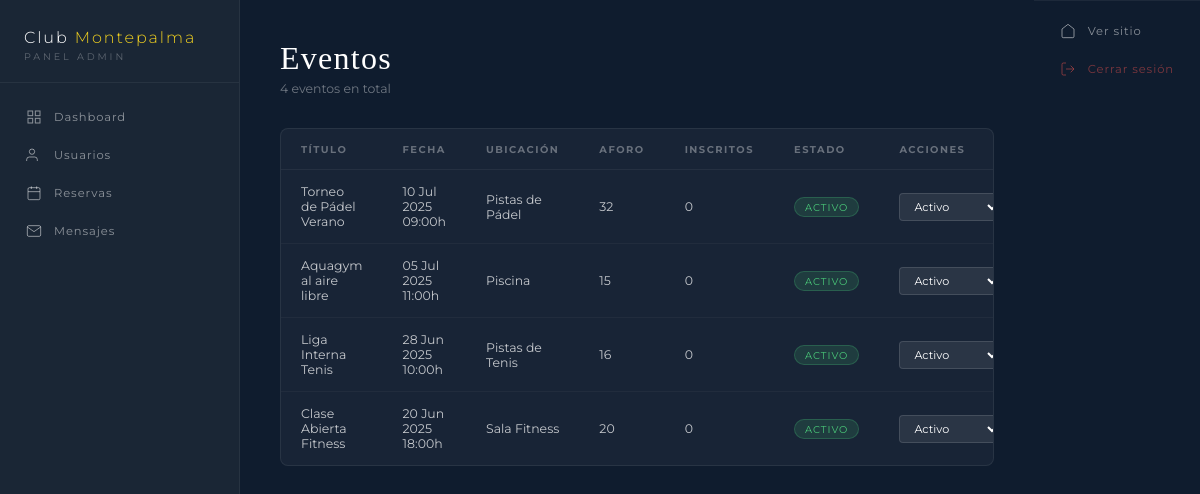
The page /admin/eventos.php (signed in) on the database its author committed.
### tables this page shows
CREATE TABLE eventos (
    id_evento    INT AUTO_INCREMENT PRIMARY KEY,
    titulo       VARCHAR(200) NOT NULL,
    descripcion  TEXT,
    fecha        DATE NOT NULL,
    hora         TIME,
    ubicacion    VARCHAR(100),
    imagen       VARCHAR(255),
    aforo_max    INT,
    estado       ENUM('activo', 'cancelado', 'completo') DEFAULT 'activo'
);

### admin/eventos.php (the view, shortened to what this page needs)
<?php
$pdo = getDB();
$eventos = $pdo->query('
    SELECT e.*, COUNT(ie.id_inscripcion) AS inscritos
    FROM eventos e
    LEFT JOIN inscripciones_eventos ie ON e.id_evento = ie.id_evento
    GROUP BY e.id_evento
    ORDER BY e.fecha DESC
')->fetchAll();
include __DIR__ . '/layout.php';
?>
<div class="admin-page-header">
    <h1>Eventos</h1>
    <p><?= count($eventos) ?> eventos en total</p>
</div>
<div class="admin-block">
    <div class="admin-table-wrap">
        <table class="admin-table">
            <thead><tr>
                <th>Título</th><th>Fecha</th><th>Ubicación</th><th>Aforo</th><th>Inscritos</th><th>Estado</th><th>Acciones</th>
            </tr></thead>
            <tbody>
            <?php foreach ($eventos as $e): ?>
            <tr>
                <td><?= htmlspecialchars($e['titulo']) ?></td>
                <td><?= date('d M Y', strtotime($e['fecha'])) ?> <?= $e['hora'] ? substr($e['hora'],0,5).'h' : '' ?></td>
                <td><?= htmlspecialchars($e['ubicacion'] ?? '—') ?></td>
                <td><?= $e['aforo_max'] ?? '∞' ?></td>
                <td><?= $e['inscritos'] ?></td>
                <td><span class="perfil-badge perfil-badge--<?= $e['estado'] === 'activo' ? 'confirmada' : 'cancelada' ?>"><?= ucfirst($e['estado']) ?></span></td>
                <td>
                    <form method="POST" style="display:inline">
                        <select name="estado" onchange="this.form.submit()" class="admin-select">
                            <?php foreach (['activo','cancelado','completo'] as $s): ?>
                            <option value="<?= $s ?>" <?= $e['estado'] === $s ? 'selected' : '' ?>><?= ucfirst($s) ?></option>
                            <?php endforeach; ?>
                        </select>
                    </form>
                </td>
            </tr>
            <?php endforeach; ?>
            </tbody>
        </table>
    </div>
</div>
<?php include __DIR__ . '/layout_end.php'; ?>

### admin/admin.css (style rules this page uses)
*, *::before, *::after { box-sizing: border-box; margin: 0; padding: 0; }
html { height: 100%; }
body.admin-body { display: flex; flex-direction: row; min-height: 100vh; background: #0f1c2e !important; color: rgba(255, 255, 255, .8); font-family: 'Montserrat', sans-serif; overflow-x: hidden; }
.admin-page-header { margin-bottom: 32px; }
.admin-page-header h1 { font-family: 'Cormorant Garamond', serif; font-size: 2rem; font-weight: 300; color: #ffffff; letter-spacing: 0.04em; }
.admin-page-header p { font-size: 0.78rem; color: rgba(255, 255, 255, .4); margin-top: 4px; }
.admin-block { background: rgba(255, 255, 255, .04); border: 1px solid rgba(255, 255, 255, .07); border-radius: 8px; overflow: hidden; margin-bottom: 24px; width: 100%; }
.admin-table-wrap { overflow-x: auto; width: 100%; }
.admin-table { width: 100%; border-collapse: collapse; font-size: 0.78rem; }
.admin-table th { text-align: left; font-size: 0.62rem; letter-spacing: 0.15em; text-transform: uppercase; color: rgba(255, 255, 255, .35); padding: 14px 20px; border-bottom: 1px solid rgba(255, 255, 255, .06); white-space: nowrap; }
.admin-table td { padding: 14px 20px; color: rgba(255, 255, 255, .75); border-bottom: 1px solid rgba(255, 255, 255, .04); vertical-align: middle; }
.admin-table tr:last-child td { border-bottom: none; }
.perfil-badge { display: inline-block; padding: 3px 10px; border-radius: 20px; font-size: 0.62rem; letter-spacing: 0.1em; text-transform: uppercase; }
.perfil-badge--confirmada { background: rgba(74, 199, 120, .15); color: #4ac778; border: 1px solid rgba(74, 199, 120, .25); }
.admin-select { background: rgba(255, 255, 255, .08); border: 1px solid rgba(255, 255, 255, .12); border-radius: 4px; color: #ffffff; font-family: 'Montserrat', sans-serif; font-size: 0.7rem; padding: 5px 10px; cursor: pointer; outline: none; }

### rows shown on the page
eventos: titulo "Torneo de Pádel Verano", fecha "10 Jul 2025", hora "09:00", ubicacion "Pistas de Pádel", aforo_max "32", inscritos "0", estado "ACTIVO", estado "Activo"
eventos: titulo "Aquagym al aire libre", fecha "05 Jul 2025", hora "11:00", ubicacion "Piscina", aforo_max "15", inscritos "0", estado "ACTIVO", estado "Activo"
eventos: titulo "Liga Interna Tenis", fecha "28 Jun 2025", hora "10:00", ubicacion "Pistas de Tenis", aforo_max "16", inscritos "0", estado "ACTIVO", estado "Activo"
eventos: titulo "Clase Abierta Fitness", fecha "20 Jun 2025", hora "18:00", ubicacion "Sala Fitness", aforo_max "20", inscritos "0", estado "ACTIVO", estado "Activo"

### other values the page prints
count($eventos) "4"
